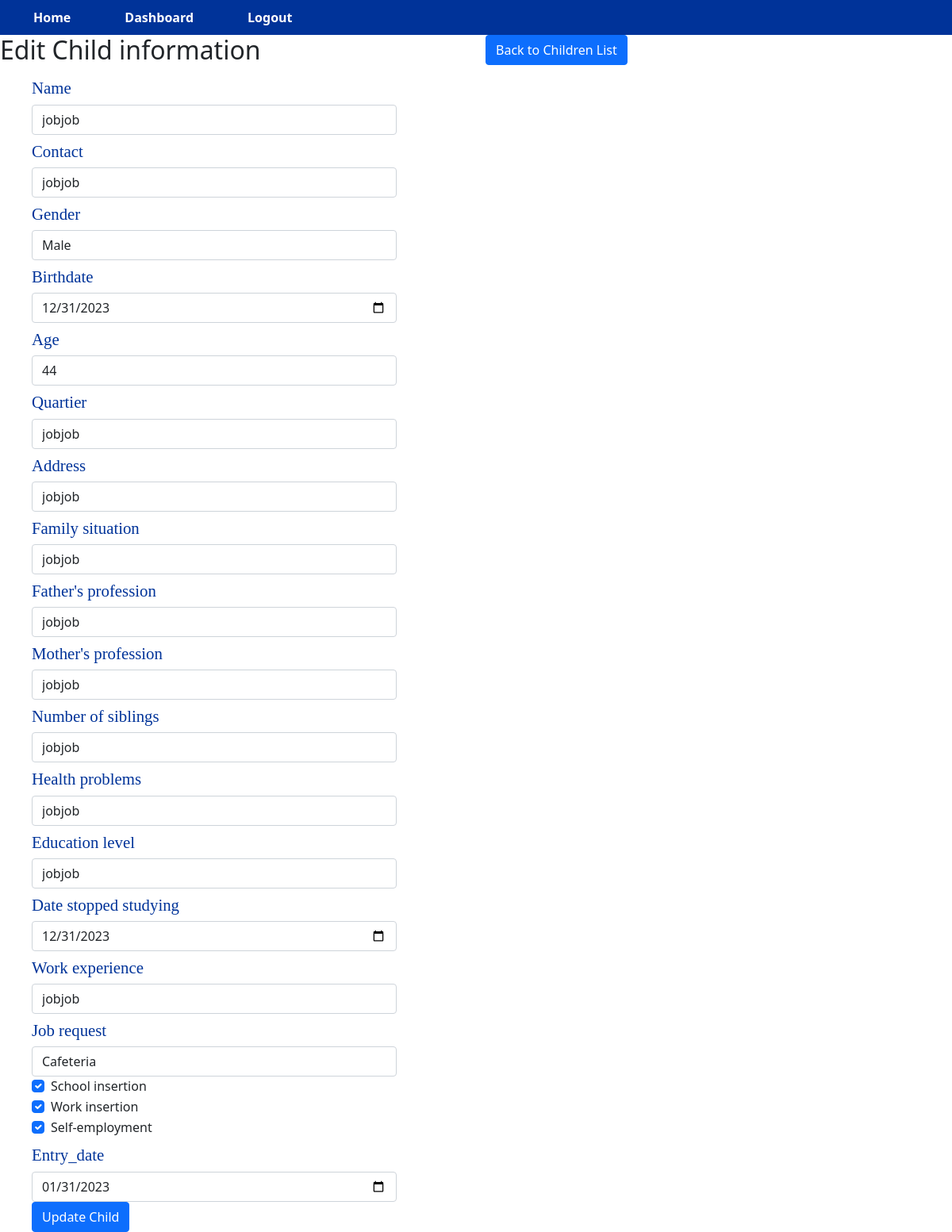
Before: /edit_child/24 (signed in) with the older database file.
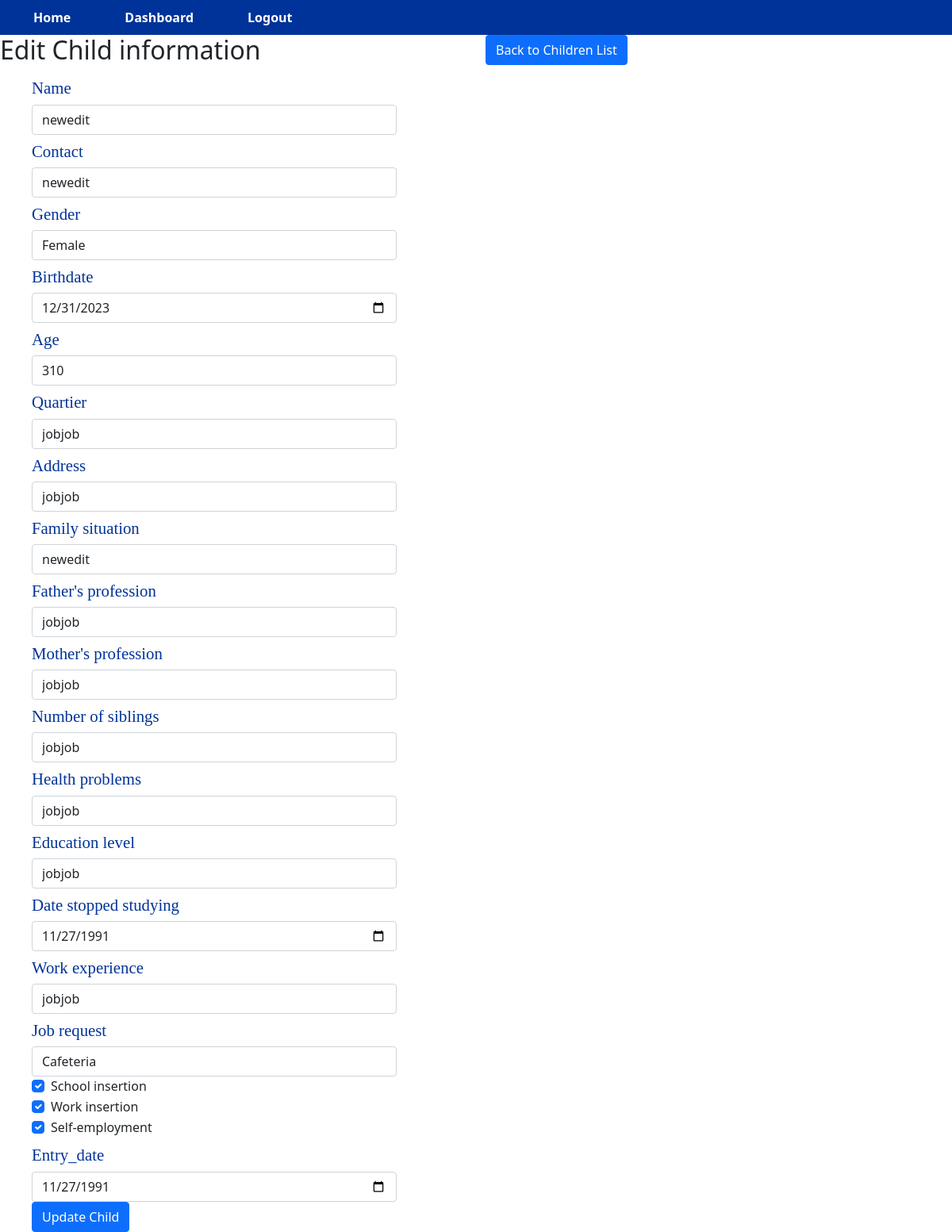
After: the same page with the newer database file.
### app.py (models this page shows)
class Children(db.Model, UserMixin):
    id = db.Column(db.Integer, primary_key=True)
    name = db.Column(db.String(100), nullable=False)
    contact = db.Column(db.String(20), nullable=True)
    sex = db.Column(db.String(10), nullable=False)
    Date_naissance = db.Column(db.Date, nullable=False)
    age = db.Column(db.Integer, nullable=False)
    Quartier = db.Column(db.String(100), nullable=False)
    Adresse = db.Column(db.String(100), nullable=False)
    situation_familliale = db.Column(db.String(100), nullable=True)
    Fonction_pere = db.Column(db.String(100), nullable=True)
    Fonction_mere = db.Column(db.String(100), nullable=True)
    Fraterie = db.Column(db.String(100), nullable=True)
    Problemes_sante = db.Column(db.String(100), nullable=True)
    Niveau_scolaire = db.Column(db.String(100), nullable=True)
    date_arret_etudes = db.Column(db.Date, nullable=True)
    Experience_professionnelle = db.Column(db.String(100), nullable=True)
    Demande = db.Column(db.String(100), nullable=True)
    Insertion_scolaire = db.Column(db.Boolean, default=False, nullable=True)
    Insertion_salariale = db.Column(db.Boolean, default=False, nullable=True)
    Auto_emploi = db.Column(db.Boolean, default=False, nullable=True)
    Entry_date = db.Column(db.Date, nullable=False)
    parent_id = db.Column(db.Integer, db.ForeignKey('user.id'))

### app.py (the view)
@app.route('/edit_child/<int:id>', methods=['GET', 'POST'])
@manager_role_required
@login_required
def edit_child(id):
    child = Children.query.get(id)
    if child is None:
        flash('Child not found.', 'danger')
        return redirect(url_for('view_children'))
    form = AddChildForm(obj=child)
    if form.validate_on_submit():
        form.populate_obj(child)
        db.session.commit()
        flash('Child updated successfully.', 'success')
        return redirect(url_for('view_children'))
    else:
        form.name.data = child.name
        form.contact.data = child.contact
        form.sex.data = child.sex
        form.birthdate.data = child.Date_naissance
        form.age.data = child.age
        form.quartier.data = child.Quartier
        form.adresse.data = child.Adresse
        form.situation_familliale.data = child.situation_familliale
        form.fonction_pere.data = child.Fonction_pere
        form.fonction_mere.data = child.Fonction_mere
        form.fraterie.data = child.Fraterie
        form.problemes_sante.data = child.Problemes_sante
        form.niveau_scolaire.data = child.Niveau_scolaire
        form.date_arret_etudes.data = child.date_arret_etudes
        form.experience_professionnelle.data = child.Experience_professionnelle
        form.demande.data = child.Demande
        form.insertion_scolaire.data = child.Insertion_scolaire
        form.insertion_salariale.data = child.Insertion_salariale
        form.Auto_emploi.data = child.Auto_emploi
        form.Entry_date.data = child.Entry_date
    return render_template('edit_child.html', form=form, child=child)

### app.py (called while the page is built)
@login_manager.user_loader
def load_user(id):
    with app.app_context():
        return User.query.get(int(id))

def manager_role_required(func):
    @wraps(func)
    @login_required
    def decorated_view(*args, **kwargs):
        if 'manager' not in [r.name for r in current_user.roles]:
            return app.login_manager.unauthorized()
        return func(*args, **kwargs)
    return decorated_view

### templates/edit_child.html (shortened to what this page needs)
{% extends 'base.html' %}
{% block page_content %}
<div class="row">
  <div class="col-md-6">
    <h2>Edit Child information</h2>
  </div>
  <div class="col-md-6 text-right">
    <a href="{{ url_for('view_children') }}" class="btn btn-primary">Back to Children List</a>
  </div>
</div>
<form method="POST" class="custom-form">
  <div class="form-group">
    <label for="{{ form.name.id }}" class="label-edit">{{ form.name.label }}</label>
    {{ form.name(class_="form-control") }}
  </div>
  <div class="form-group">
    <label for="{{ form.contact.id }}" class="label-edit">{{ form.contact.label }}</label>
    {{ form.contact(class_="form-control") }}
  </div>
  <div class="form-group">
    <label for="{{ form.sex.id }}" class="label-edit">{{ form.sex.label }}</label>
    {{ form.sex(class_="form-control") }}
  </div>
  <div class="form-group">
    <label for="{{ form.birthdate.id }}" class="label-edit">{{ form.birthdate.label }}</label>
    {{ form.birthdate(class_="form-control") }}
  </div>
  <div class="form-group">
    <label for="{{ form.age.id }}" class="label-edit">{{ form.age.label }}</label>
    {{ form.age(class_="form-control") }}
  </div>
  <div class="form-group">
    <label for="{{ form.quartier.id }}" class="label-edit">{{ form.quartier.label }}</label>
    {{ form.quartier(class_="form-control") }}
  </div>
  <div class="form-group">
    <label for="{{ form.adresse.id }}" class="label-edit">{{ form.adresse.label }}</label>
    {{ form.adresse(class_="form-control") }}
  </div>
  <div class="form-group">
    <label for="{{ form.situation_familliale.id }}" class="label-edit">{{ form.situation_familliale.label }}</label>
    {{ form.situation_familliale(class_="form-control") }}
  </div>
  <div class="form-group">
    <label for="{{ form.fonction_pere.id }}" class="label-edit">{{ form.fonction_pere.label }}</label>
    {{ form.fonction_pere(class_="form-control") }}
  </div>
  <div class="form-group">
    <label for="{{ form.fonction_mere.id }}" class="label-edit">{{ form.fonction_mere.label }}</label>
    {{ form.fonction_mere(class_="form-control") }}
  </div>
  <div class="form-group">
    <label for="{{ form.fraterie.id }}" class="label-edit">{{ form.fraterie.label }}</label>
    {{ form.fraterie(class_="form-control") }}
  </div>
  <div class="form-group">
    <label for="{{ form.problemes_sante.id }}" class="label-edit">{{ form.problemes_sante.label }}</label>
    {{ form.problemes_sante(class_="form-control") }}
  </div>
  <div class="form-group">
    <label for="{{ form.niveau_scolaire.id }}" class="label-edit">{{ form.niveau_scolaire.label }}</label>
    {{ form.niveau_scolaire(class_="form-control") }}
  </div>
  <div class="form-group">
    <label for="{{ form.date_arret_etudes.id }}" class="label-edit">{{ form.date_arret_etudes.label }}</label>
    {{ form.date_arret_etudes(class_="form-control") }}
  </div>
  <div class="form-group">
    <label for="{{ form.experience_professionnelle.id }}" class="label-edit">{{ form.experience_professionnelle.label }}</label>
{{ form.experience_professionnelle(class_="form-control") }}
  </div>
  <div class="form-group">
    <label for="{{ form.demande.id }}" class="label-edit">{{ form.demande.label }}</label>
    {{ form.demande(class_="form-control") }}
  </div>
  <div class="form-group">
    <div class="form-check form-check-inline">
      {{ form.insertion_scolaire(class_="form-check-input") }}
      <label for="{{ form.insertion_scolaire.id }}" class="form-check-label">{{ form.insertion_scolaire.label }}</label>
    </div>
  </div>
  <div class="form-group">
    <div class="form-check form-check-inline">
      {{ form.insertion_salariale(class_="form-check-input") }}
      <label for="{{ form.insertion_salariale.id }}" class="form-check-label">{{ form.insertion_salariale.label }}</label>
    </div>
  </div>
  <div class="form-group">
    <div class="form-check form-check-inline">
      {{ form.Auto_emploi(class_="form-check-input") }}
      <label for="{{ form.Auto_emploi.id }}" class="form-check-label">{{ form.Auto_emploi.label }}</label>
    </div>
  </div>
  <div class="form-group">
    <label for="{{ form.Entry_date.id }}" class="label-edit">{{ form.Entry_date.label }}</label>
    {{ form.Entry_date(class_="form-control") }}
  </div>
<button type="submit" class="btn btn-primary">Update Child</button>
</form>
{% endblock %}

### templates/base.html (shortened to what this page needs)
{% extends 'bootstrap/base.html' %}

### templates/bootstrap/base.html (shortened to what this page needs)
<!DOCTYPE html>
<html lang="en">
<head>
    <link rel="stylesheet" href="https://cdnjs.cloudflare.com/ajax/libs/jqueryui/1.12.1/jquery-ui.min.css">
  <link rel="stylesheet" href="https://cdn.jsdelivr.net/npm/bootstrap@5.1.3/dist/css/bootstrap.min.css">
  <link rel="stylesheet" type="text/css" href="{{ url_for('static', filename='css/styles.css') }}">
  <link href="https://maxcdn.bootstrapcdn.com/bootstrap/5.0.0-alpha1/css/bootstrap.min.css" rel="stylesheet">
</head>
<body class="{% block body_class %}{% endblock %}">
  <nav>
    <ul>
      <li><a href="{{ url_for('home') }}">Home</a></li>
      <li><a href="{{ url_for('dashboard') }}">Dashboard</a></li>
      {% if current_user.is_authenticated %}
        <li><a href="{{ url_for('logout') }}">Logout</a></li>
      {% else %}
        <li><a href="{{ url_for('login') }}">Login</a></li>
      {% endif %}
    </ul>
  </nav>
  <main>
    {% block page_content %}{% endblock %}
  </main>
</body>
</html>

### static/css/styles.css (style rules this page uses)
nav { background-color: #003399; color: white; display: flex; justify-content: space-between; align-items: center; padding: 10px; }
nav ul { display: flex; list-style: none; margin: 0; padding: 0; }
nav ul li { margin-right: 20px; }
nav ul li:last-child { margin-right: 0; }
nav ul li a { color: white; text-decoration: none; font-weight: bold; }
ul { list-style: none; display: flex; justify-content: center; align-items: center; }
li { margin: 0 1rem; }
.row { margin-right: 15px; margin-left: 15px; }
a { text-decoration: none; color: #ffffff; padding: 0.5rem 1rem; border-radius: 0.5rem; transition: background-color 0.3s ease; }
.custom-form { max-width: 500px; padding-left: 40px; }
.label-edit { color: #003399; padding-bottom: 5px; font-size: 1.3rem; font-family: 'Times New Roman', Times, serif; padding-top: 5px; }

Changed rows visible on the page:
changed Children: name "jobjob" → "newedit"; contact "jobjob" → "newedit"; sex "Male" → "Female"; age "44" → "310"; situation_familliale "jobjob" → "newedit"; date_arret_etudes "12/31/2023" → "11/27/1991"; Entry_date "01/31/2023" → "11/27/1991"
